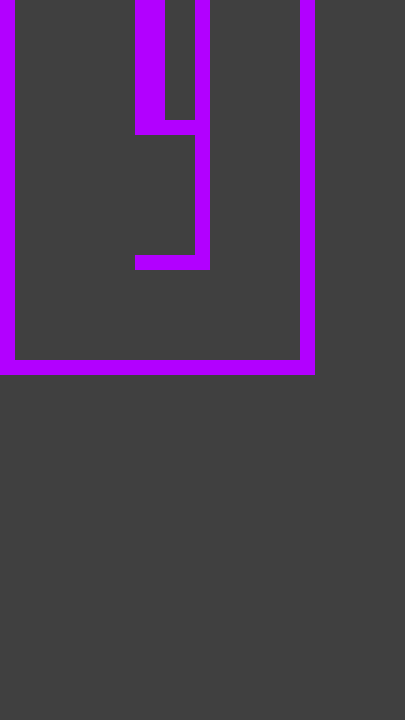

Tiled map render using the project's own tile images. Description and the whole map definition, tile-layer contents included, below:
An orthogonal 27x48 tile map with 15x15 px tiles, 1 tile layer (Tile Layer 1), 4 tilesets and 12 objects.

<map version="1.0" tiledversion="1.1.5" orientation="orthogonal" renderorder="right-down" width="27" height="48" tilewidth="15" tileheight="15" infinite="0" nextobjectid="404">
 <tileset firstgid="1" name="tileset" tilewidth="15" tileheight="15" tilecount="10" columns="10">
  <image source="../gfx/tilesets/blocks.png" width="150" height="15" />
 </tileset>
 <tileset firstgid="11" name="button" tilewidth="15" tileheight="15" tilecount="1" columns="1">
  <image source="../gfx/images/button.png" width="15" height="15" />
 </tileset>
 <tileset firstgid="12" name="turret" tilewidth="15" tileheight="15" tilecount="2" columns="2">
  <image source="../gfx/images/turret.png" width="30" height="15" />
 </tileset>
 <tileset firstgid="14" name="door" tilewidth="30" tileheight="60" tilecount="4" columns="4">
  <image source="../gfx/tilesets/door.png" width="120" height="60" />
 </tileset>
 <layer name="Tile Layer 1" width="27" height="48">
  <data encoding="csv">
9,2,2,2,2,2,2,2,2,9,9,2,2,9,2,2,2,2,2,2,9,2,2,2,2,2,2,
9,2,2,2,2,2,2,2,2,9,9,2,2,9,2,2,2,2,2,2,9,2,2,2,2,2,2,
9,2,2,2,2,2,2,2,2,9,9,2,2,9,2,2,2,2,2,2,9,2,2,2,2,2,2,
9,2,2,2,2,2,2,2,2,9,9,2,2,9,2,2,2,2,2,2,9,2,2,2,2,2,2,
9,2,2,2,2,2,2,2,2,9,9,2,2,9,2,2,2,2,2,2,9,2,2,2,2,2,2,
9,2,2,2,2,2,2,2,2,9,9,2,2,9,2,2,2,2,2,2,9,2,2,2,2,2,2,
9,2,2,2,2,2,2,2,2,9,9,2,2,9,2,2,2,2,2,2,9,2,2,2,2,2,2,
9,2,2,2,2,2,2,2,2,9,9,2,2,9,2,2,2,2,2,2,9,2,2,2,2,2,2,
9,2,2,2,2,2,2,2,2,9,9,9,9,9,2,2,2,2,2,2,9,2,2,2,2,2,2,
9,2,2,2,2,2,2,2,2,2,2,2,2,9,2,2,2,2,2,2,9,2,2,2,2,2,2,
9,2,2,2,2,2,2,2,2,2,2,2,2,9,2,2,2,2,2,2,9,2,2,2,2,2,2,
9,2,2,2,2,2,2,2,2,2,2,2,2,9,2,2,2,2,2,2,9,2,2,2,2,2,2,
9,2,2,2,2,2,2,2,2,2,2,2,2,9,2,2,2,2,2,2,9,2,2,2,2,2,2,
9,2,2,2,2,2,2,2,2,2,2,2,2,9,2,2,2,2,2,2,9,2,2,2,2,2,2,
9,2,2,2,2,2,2,2,2,2,2,2,2,9,2,2,2,2,2,2,9,2,2,2,2,2,2,
9,2,2,2,2,2,2,2,2,2,2,2,2,9,2,2,2,2,2,2,9,2,2,2,2,2,2,
9,2,2,2,2,2,2,2,2,2,2,2,2,9,2,2,2,2,2,2,9,2,2,2,2,2,2,
9,2,2,2,2,2,2,2,2,9,9,9,9,9,2,2,2,2,2,2,9,2,2,2,2,2,2,
9,2,2,2,2,2,2,2,2,2,2,2,2,2,2,2,2,2,2,2,9,2,2,2,2,2,2,
9,2,2,2,2,2,2,2,2,2,2,2,2,2,2,2,2,2,2,2,9,2,2,2,2,2,2,
9,2,2,2,2,2,2,2,2,2,2,2,2,2,2,2,2,2,2,2,9,2,2,2,2,2,2,
9,2,2,2,2,2,2,2,2,2,2,2,2,2,2,2,2,2,2,2,9,2,2,2,2,2,2,
9,2,2,2,2,2,2,2,2,2,2,2,2,2,2,2,2,2,2,2,9,2,2,2,2,2,2,
9,2,2,2,2,2,2,2,2,2,2,2,2,2,2,2,2,2,2,2,9,2,2,2,2,2,2,
9,9,9,9,9,9,9,9,9,9,9,9,9,9,9,9,9,9,9,9,9,2,2,2,2,2,2,
2,2,2,2,2,2,2,2,2,2,2,2,2,2,2,2,2,2,2,2,2,2,2,2,2,2,2,
2,2,2,2,2,2,2,2,2,2,2,2,2,2,2,2,2,2,2,2,2,2,2,2,2,2,2,
2,2,2,2,2,2,2,2,2,2,2,2,2,2,2,2,2,2,2,2,2,2,2,2,2,2,2,
2,2,2,2,2,2,2,2,2,2,2,2,2,2,2,2,2,2,2,2,2,2,2,2,2,2,2,
2,2,2,2,2,2,2,2,2,2,2,2,2,2,2,2,2,2,2,2,2,2,2,2,2,2,2,
2,2,2,2,2,2,2,2,2,2,2,2,2,2,2,2,2,2,2,2,2,2,2,2,2,2,2,
2,2,2,2,2,2,2,2,2,2,2,2,2,2,2,2,2,2,2,2,2,2,2,2,2,2,2,
2,2,2,2,2,2,2,2,2,2,2,2,2,2,2,2,2,2,2,2,2,2,2,2,2,2,2,
2,2,2,2,2,2,2,2,2,2,2,2,2,2,2,2,2,2,2,2,2,2,2,2,2,2,2,
2,2,2,2,2,2,2,2,2,2,2,2,2,2,2,2,2,2,2,2,2,2,2,2,2,2,2,
2,2,2,2,2,2,2,2,2,2,2,2,2,2,2,2,2,2,2,2,2,2,2,2,2,2,2,
2,2,2,2,2,2,2,2,2,2,2,2,2,2,2,2,2,2,2,2,2,2,2,2,2,2,2,
2,2,2,2,2,2,2,2,2,2,2,2,2,2,2,2,2,2,2,2,2,2,2,2,2,2,2,
2,2,2,2,2,2,2,2,2,2,2,2,2,2,2,2,2,2,2,2,2,2,2,2,2,2,2,
2,2,2,2,2,2,2,2,2,2,2,2,2,2,2,2,2,2,2,2,2,2,2,2,2,2,2,
2,2,2,2,2,2,2,2,2,2,2,2,2,2,2,2,2,2,2,2,2,2,2,2,2,2,2,
2,2,2,2,2,2,2,2,2,2,2,2,2,2,2,2,2,2,2,2,2,2,2,2,2,2,2,
2,2,2,2,2,2,2,2,2,2,2,2,2,2,2,2,2,2,2,2,2,2,2,2,2,2,2,
2,2,2,2,2,2,2,2,2,2,2,2,2,2,2,2,2,2,2,2,2,2,2,2,2,2,2,
2,2,2,2,2,2,2,2,2,2,2,2,2,2,2,2,2,2,2,2,2,2,2,2,2,2,2,
2,2,2,2,2,2,2,2,2,2,2,2,2,2,2,2,2,2,2,2,2,2,2,2,2,2,2,
2,2,2,2,2,2,2,2,2,2,2,2,2,2,2,2,2,2,2,2,2,2,2,2,2,2,2,
2,2,2,2,2,2,2,2,2,2,2,2,2,2,2,2,2,2,2,2,2,2,2,2,2,2,2
</data>
 </layer>
 <objectgroup name="collision">
  <object id="396" x="0" y="0" width="15" height="375" />
  <object id="397" x="15" y="360" width="300" height="15" />
  <object id="398" x="300" y="0" width="15" height="360" />
  <object id="399" x="195" y="0" width="15" height="270" />
  <object id="400" x="135" y="255" width="60" height="15" />
  <object id="402" x="135" y="0" width="30" height="135" />
  <object id="403" x="165" y="120" width="30" height="15" />
 </objectgroup>
 <objectgroup name="Button">
  <object id="389" gid="11" x="180" y="255" width="15" height="15" />
 </objectgroup>
 <objectgroup name="Turrets">
  <object id="391" gid="13" x="0" y="315" width="15" height="15" />
  <object id="395" gid="13" x="0" y="135" width="15" height="15" />
 </objectgroup>
 <objectgroup name="Doors">
  <object id="385" gid="14" x="135" y="255" width="30" height="60" />
  <object id="388" gid="14" x="135" y="195" width="30" height="60" />
 </objectgroup>
</map>
